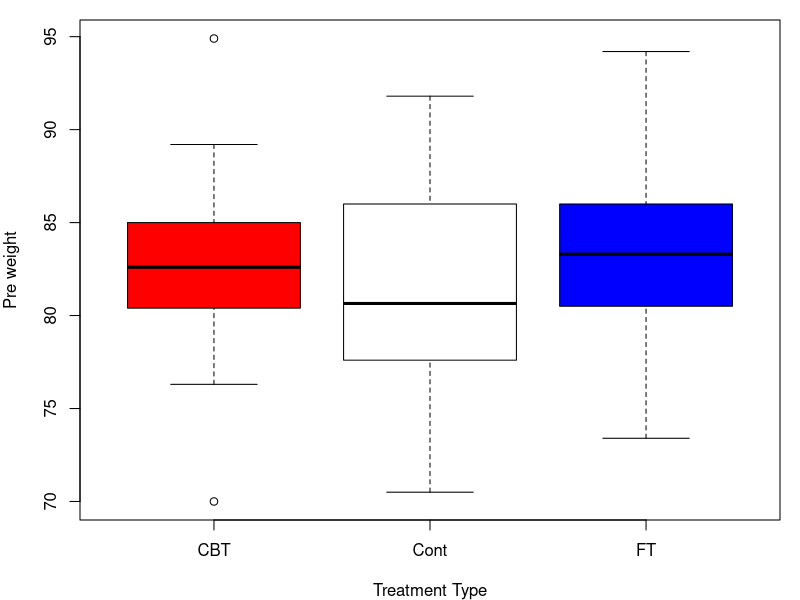
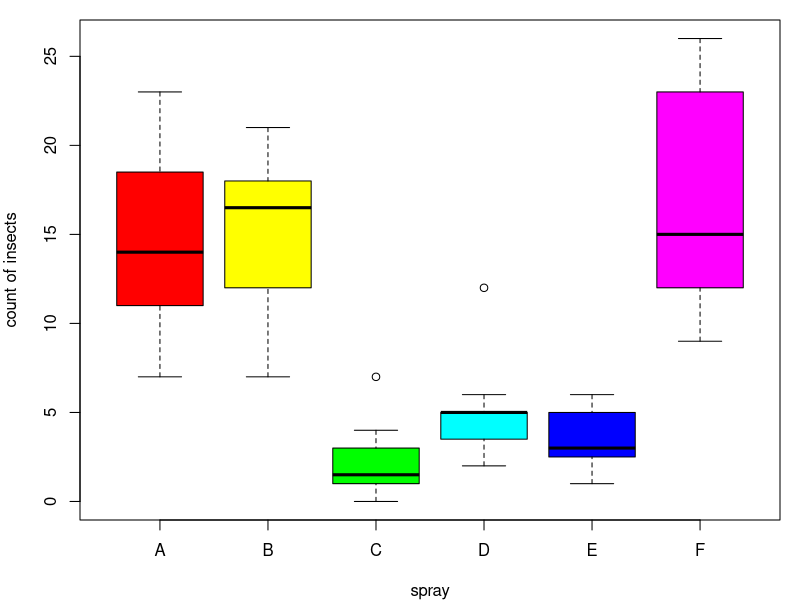

R code for these plots, in order:
# Sun May 26 15:43:28 2024 ------------------------------

# loading the MASS package since the anorexia data is in the MASS package
library(MASS)

# setting the margins
par(mar = c(4,4,1,1))
boxplot(Prewt~Treat,
        data = anorexia,
        xlab = 'Treatment Type',
        ylab = 'Pre weight',
        col = c('red','white','blue'))


boxplot(count~spray,
        data=InsectSprays,
        col = rainbow(6),
        ylab = 'count of insects',
        xlab = 'spray')
